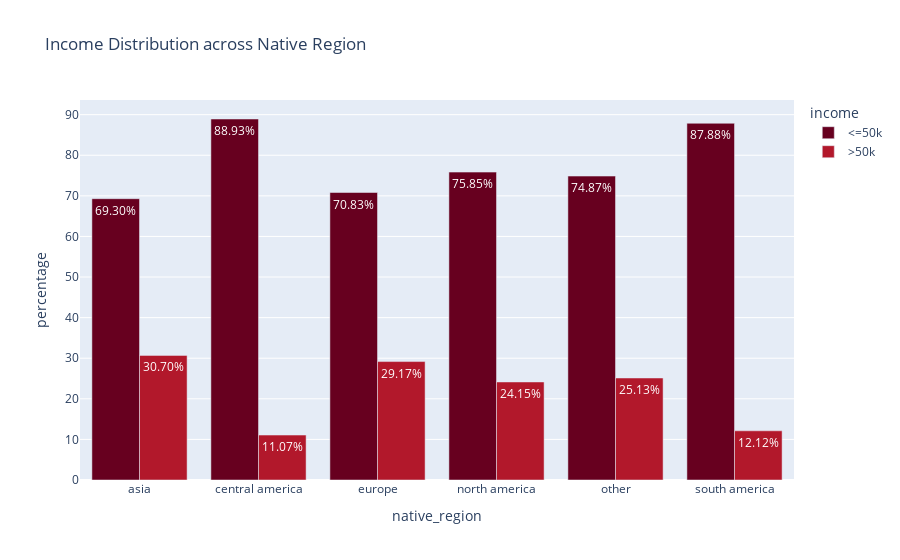

Notebook code cell kept with this figure:
### Code cell
fig = px.bar(
    adult_df_income_native_region,
    x = 'native_region',
    y = 'percentage',
    color = 'income',
    title='Income Distribution across Native Region ',
    barmode='group',
    color_discrete_sequence=px.colors.sequential.RdBu,
    text='percentage'
)
fig.update_traces(texttemplate = '%{text:.2f}%')
fig.show()
fig.write_image(os.path.join(results_dir, 'income_distribution_by_nativeRegion_bar_plot.jpg'))
fig.write_image(os.path.join(results_dir, 'income_distribution_by_nativeRegion_bar_plot.png'))
fig.write_html(os.path.join(results_dir, 'income_distribution_by_nativeRegion_bar_plot.html'))

### Figure 1 — Plotly figure (JSON) as saved in the notebook; plotly's stock layout.template omitted (floating-point values rounded to 4 significant figures)
{"data": [{"alignmentgroup": "True", "hovertemplate": "income=<=50k<br>native_region=%{x}<br>percentage=%{text}<extra></extra>", "legendgroup": "<=50k", "marker": {"color": "rgb(103,0,31)", "pattern": {"shape": ""}}, "name": "<=50k", "offsetgroup": "<=50k", "orientation": "v", "showlegend": true, "text": [69.3, 88.93, 70.83, 75.85, 74.87, 87.88], "textposition": "auto", "texttemplate": "%{text:.2f}%", "type": "bar", "x": ["asia", "central america", "europe", "north america", "other", "south america"], "xaxis": "x", "y": [69.3, 88.93, 70.83, 75.85, 74.87, 87.88], "yaxis": "y"}, {"alignmentgroup": "True", "hovertemplate": "income=>50k<br>native_region=%{x}<br>percentage=%{text}<extra></extra>", "legendgroup": ">50k", "marker": {"color": "rgb(178,24,43)", "pattern": {"shape": ""}}, "name": ">50k", "offsetgroup": ">50k", "orientation": "v", "showlegend": true, "text": [30.7, 11.07, 29.17, 24.15, 25.13, 12.12], "textposition": "auto", "texttemplate": "%{text:.2f}%", "type": "bar", "x": ["asia", "central america", "europe", "north america", "other", "south america"], "xaxis": "x", "y": [30.7, 11.07, 29.17, 24.15, 25.13, 12.12], "yaxis": "y"}], "layout": {"autosize": true, "barmode": "group", "legend": {"title": {"text": "income"}, "tracegroupgap": 0}, "title": {"text": "Income Distribution across Native Region "}, "xaxis": {"anchor": "y", "autorange": true, "domain": [0, 1], "range": [-0.5, 5.5], "title": {"text": "native_region"}, "type": "category"}, "yaxis": {"anchor": "x", "autorange": true, "domain": [0, 1], "range": [0, 93.61], "title": {"text": "percentage"}, "type": "linear"}}}
